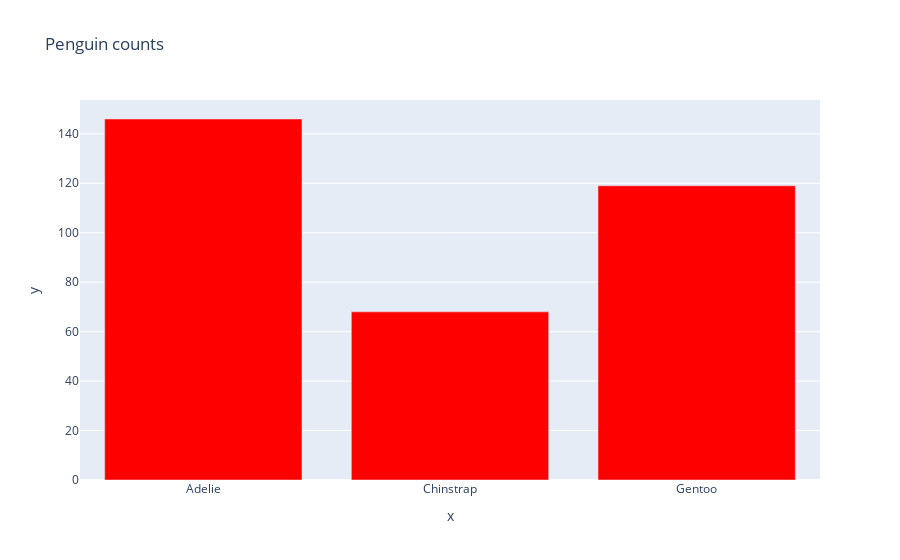

The notebook cell this image was saved under:
### Code cell
fpx.update_traces({'marker':{'color':'red'}})

### Figure 1 — Plotly figure (JSON) as saved in the notebook; plotly's stock layout.template omitted (floating-point values rounded to 4 significant figures)
{"data": [{"alignmentgroup": "True", "hovertemplate": "x=%{x}<br>y=%{y}<extra></extra>", "legendgroup": "", "marker": {"color": "red", "pattern": {"shape": ""}}, "name": "", "offsetgroup": "", "orientation": "v", "showlegend": false, "textposition": "auto", "type": "bar", "x": ["Adelie", "Chinstrap", "Gentoo"], "xaxis": "x", "y": [146, 68, 119], "yaxis": "y"}], "layout": {"barmode": "relative", "legend": {"tracegroupgap": 0}, "title": {"text": "Penguin counts"}, "xaxis": {"anchor": "y", "domain": [0, 1], "title": {"text": "x"}}, "yaxis": {"anchor": "x", "domain": [0, 1], "title": {"text": "y"}}}}
